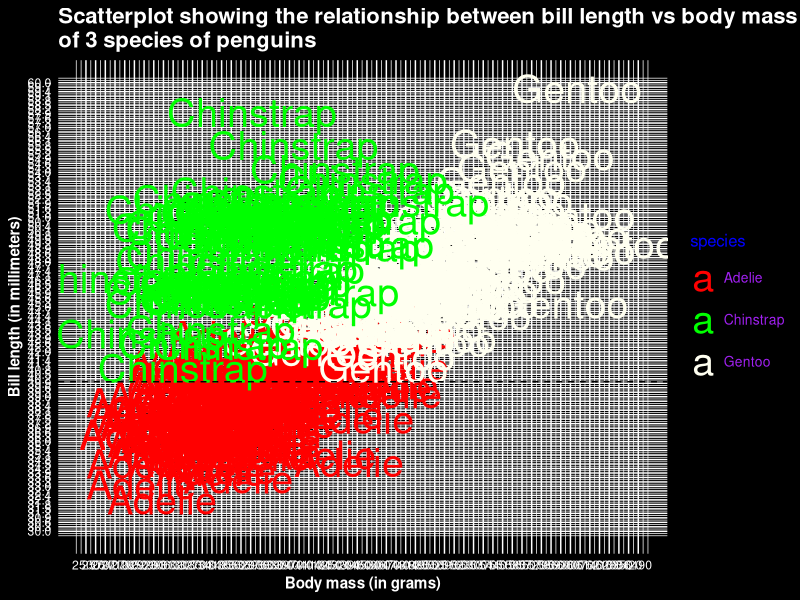

Reproduce this figure in R.
## ---- chunk 1
library(palmerpenguins)
library(ggplot2)

ggplot(penguins, aes(x = body_mass_g, y = bill_length_mm)) +
   geom_text(aes(label = species, color = species), size = 10)+
  # geom_point(size=5) +
  scale_color_manual(values = c("red", "green", "ivory")) +
  scale_x_continuous(limits = c(2500, 6500), breaks = seq(2500, 6500, by = 70)) +
  scale_y_continuous(limits = c(30, 60), breaks = seq(30, 60, by = 0.3)) +  
  theme_minimal() +
  geom_hline(yintercept = 40, size = 0.5, linetype="dashed")+
  theme(
    panel.background = element_rect(fill = "black"),  # Black panel background
    plot.background = element_rect(fill = "black"),   # Black overall plot background
    panel.grid = element_line(color = "white"),       # White grid lines to contrast with black
    axis.text = element_text(color = "white"),        # White axis text to stand out
    axis.title = element_text(color = "white",face = "bold"),       # White axis labels
    legend.title = element_text(color = "blue", size = 12),
    legend.text = element_text(color = "purple", size = 10),
    plot.title = element_text(color = "white", size = 16, face = "bold") #White title
  )+
  labs(title = "Scatterplot showing the relationship between bill length vs body mass \nof 3 species of penguins", x="Body mass (in grams)", y="Bill length (in millimeters)")
## ---- chunk 2
1 + 1
